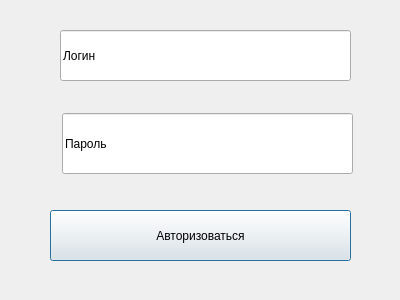
<?xml version="1.0" encoding="UTF-8"?>
<ui version="4.0">
 <class>AuthWindow</class>
 <widget class="QDialog" name="AuthWindow">
  <property name="geometry">
   <rect>
    <x>0</x>
    <y>0</y>
    <width>400</width>
    <height>300</height>
   </rect>
  </property>
  <property name="windowTitle">
   <string>Dialog</string>
  </property>
  <widget class="QPushButton" name="pushButton_login">
   <property name="geometry">
    <rect>
     <x>50</x>
     <y>210</y>
     <width>301</width>
     <height>51</height>
    </rect>
   </property>
   <property name="text">
    <string>Авторизоваться</string>
   </property>
  </widget>
  <widget class="QLineEdit" name="lineEdit_login">
   <property name="geometry">
    <rect>
     <x>60</x>
     <y>30</y>
     <width>291</width>
     <height>51</height>
    </rect>
   </property>
   <property name="text">
    <string>Логин</string>
   </property>
  </widget>
  <widget class="QLineEdit" name="lineEdit_password">
   <property name="geometry">
    <rect>
     <x>62</x>
     <y>113</y>
     <width>291</width>
     <height>61</height>
    </rect>
   </property>
   <property name="text">
    <string>Пароль</string>
   </property>
  </widget>
 </widget>
 <resources/>
 <connections/>
</ui>
